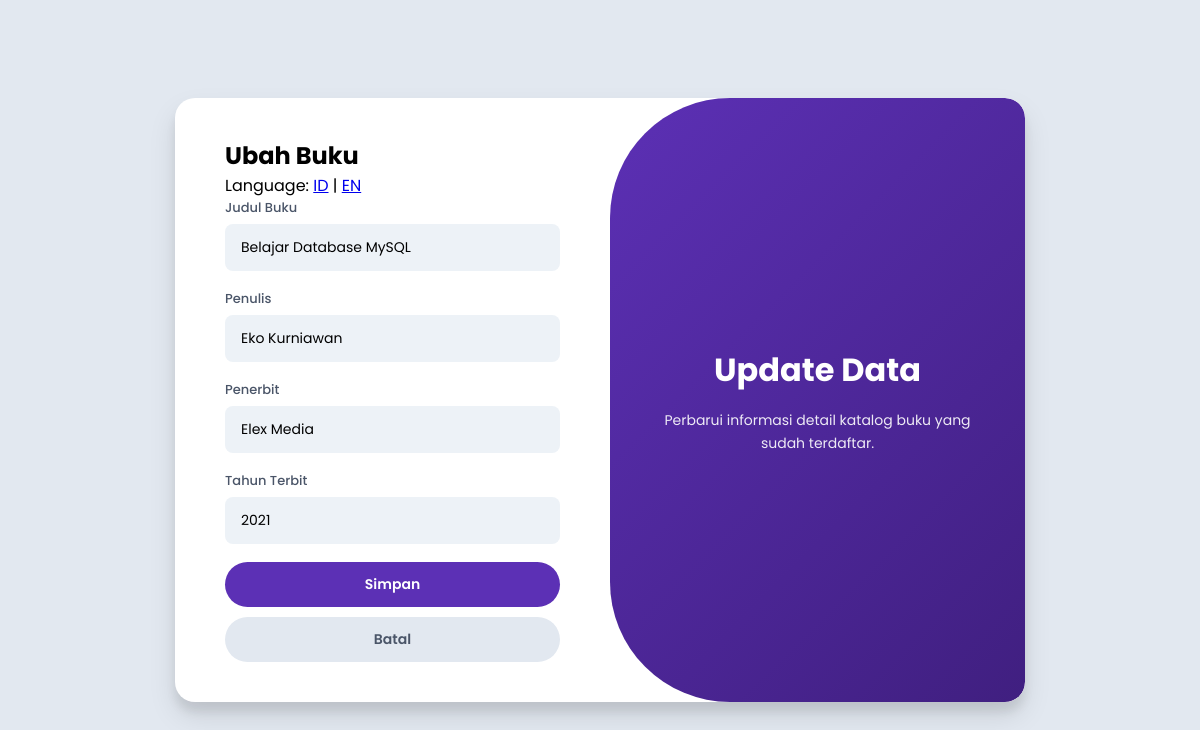
/edit.php?id=2 (signed in), run on the app's committed database.
### tables this page shows
CREATE TABLE `buku` (
  `id` int(11) NOT NULL,
  `judul` varchar(150) NOT NULL,
  `penulis` varchar(100) NOT NULL,
  `penerbit` varchar(100) NOT NULL,
  `tahun_terbit` int(4) NOT NULL
);

### session_init.php (called while the page is built, shortened)
<?php
$lang_code = $_SESSION['lang'] ?? 'id';
$lang = require __DIR__ . "/lang/{$lang_code}.php";
function sanitize($data) {
    return htmlspecialchars(trim($data), ENT_QUOTES, 'UTF-8');
}
?>

### lang/id.php (called while the page is built)
<?php
return [
    'title' => 'Katalog Buku',
    'welcome' => 'Selamat Datang',
    'login' => 'Masuk',
    'logout' => 'Keluar',
    'username' => 'Nama Pengguna',
    'password' => 'Kata Sandi',
    'new_password' => 'Kata Sandi Baru',
    'secret_key' => 'Kunci Rahasia (Secret Key)',
    'forgot_password' => 'Lupa Kata Sandi?',
    'reset_password' => 'Atur Ulang Password',
    'back_to_login' => 'Kembali ke Login',
    'add_data' => 'Tambah Buku',
    'edit_data' => 'Ubah Buku',
    'delete' => 'Hapus',
    'edit' => 'Ubah',
    'save' => 'Simpan',
    'cancel' => 'Batal',
    'judul' => 'Judul Buku',
    'penulis' => 'Penulis',
    'penerbit' => 'Penerbit',
    'tahun' => 'Tahun Terbit',
    'action' => 'Aksi',
    'confirm_delete' => 'Apakah Anda yakin ingin menghapus data ini?'
];

### edit.php (the view, shortened to what this page needs)
<?php
require_once 'config/database.php';
require_once 'session_init.php';
$id = filter_var($_GET['id'] ?? null, FILTER_VALIDATE_INT);
$stmt = mysqli_prepare($conn, "SELECT * FROM buku WHERE id = ?");
mysqli_stmt_bind_param($stmt, "i", $id);
mysqli_stmt_execute($stmt);
$buku = mysqli_fetch_assoc(mysqli_stmt_get_result($stmt));
?>
<!DOCTYPE html>
<html lang="<?= $lang_code; ?>">
<head>
    <link rel="stylesheet" href="assets/style.css">
</head>
<body>
    <div class="container">
        <div class="form-container">
            <h2><?= $lang['edit_data']; ?></h2>
            <div class="lang-switch">
                Language: <a href="?lang=id">ID</a> | <a href="?lang=en">EN</a>
            </div>
            <form method="POST" action="">
                <div class="input-group">
                    <label><?= $lang['judul']; ?></label>
                    <input type="text" name="judul" value="<?= sanitize($buku['judul']); ?>" required>
                </div>
                <div class="input-group">
                    <label><?= $lang['penulis']; ?></label>
                    <input type="text" name="penulis" value="<?= sanitize($buku['penulis']); ?>" required>
                </div>
                <div class="input-group">
                    <label><?= $lang['penerbit']; ?></label>
                    <input type="text" name="penerbit" value="<?= sanitize($buku['penerbit']); ?>" required>
                </div>
                <div class="input-group">
                    <label><?= $lang['tahun']; ?></label>
                    <input type="number" name="tahun_terbit" value="<?= sanitize($buku['tahun_terbit']); ?>" required>
                </div>
                <button type="submit" class="btn-primary"><?= $lang['save']; ?></button>
                <a href="index.php" class="btn-secondary"><?= $lang['cancel']; ?></a>
            </form>
        </div>
        <div class="side-banner">
            <h1>Update Data</h1>
            <p>Perbarui informasi detail katalog buku yang sudah terdaftar.</p>
        </div>
    </div>
</body>
</html>

### assets/style.css (style rules this page uses)
* { margin: 0; padding: 0; box-sizing: border-box; font-family: 'Poppins', sans-serif; }
body { background: #e2e8f0; min-height: 100vh; display: flex; justify-content: center; align-items: center; padding: 20px; }
.container { background-color: #ffffff; border-radius: 20px; box-shadow: 0 14px 28px rgba(0,0,0,0.1), 0 10px 10px rgba(0,0,0,0.08); width: 850px; max-width: 100%; min-height: 500px; display: flex; overflow: hidden; }
.form-container { flex: 1; padding: 40px 50px; display: flex; flex-direction: column; justify-content: center; }
.side-banner { flex: 1; background: linear-gradient(135deg, #5c30b5 0%, #401f80 100%); color: #ffffff; display: flex; flex-direction: column; justify-content: center; align-items: center; padding: 40px; text-align: center; border-top-right-radius: 20px; border-bottom-right-radius: 20px; border-top-left-radius: 120px; border-bottom-left-radius: 120px; }
.side-banner h1 { font-size: 32px; font-weight: 700; margin-bottom: 15px; }
.side-banner p { font-size: 14px; line-height: 1.6; opacity: 0.9; }
.input-group { margin-bottom: 18px; text-align: left; }
.input-group label { display: block; font-size: 13px; font-weight: 500; color: #4a5568; margin-bottom: 6px; }
.input-group input { width: 100%; padding: 12px 15px; background-color: #edf2f7; border: 1px solid transparent; border-radius: 8px; font-size: 14px; outline: none; transition: all 0.3s ease; }
.btn-primary { background-color: #5c30b5; color: #ffffff; border: none; padding: 12px 25px; border-radius: 25px; font-size: 14px; font-weight: 600; cursor: pointer; width: 100%; transition: background-color 0.3s ease; }
.btn-secondary { display: inline-block; text-align: center; background-color: #e2e8f0; color: #4a5568; padding: 12px 25px; border-radius: 25px; font-size: 14px; font-weight: 600; text-decoration: none; width: 100%; margin-top: 10px; box-sizing: border-box; }

### data on the page
buku: judul "Belajar Database MySQL", penulis "Eko Kurniawan", penerbit "Elex Media", tahun_terbit "2021"

### other printed values
$lang['edit_data'] "Ubah Buku"
$lang['judul'] "Judul Buku"
$lang['penulis'] "Penulis"
$lang['penerbit'] "Penerbit"
$lang['tahun'] "Tahun Terbit"
$lang['save'] "Simpan"
$lang['cancel'] "Batal"
